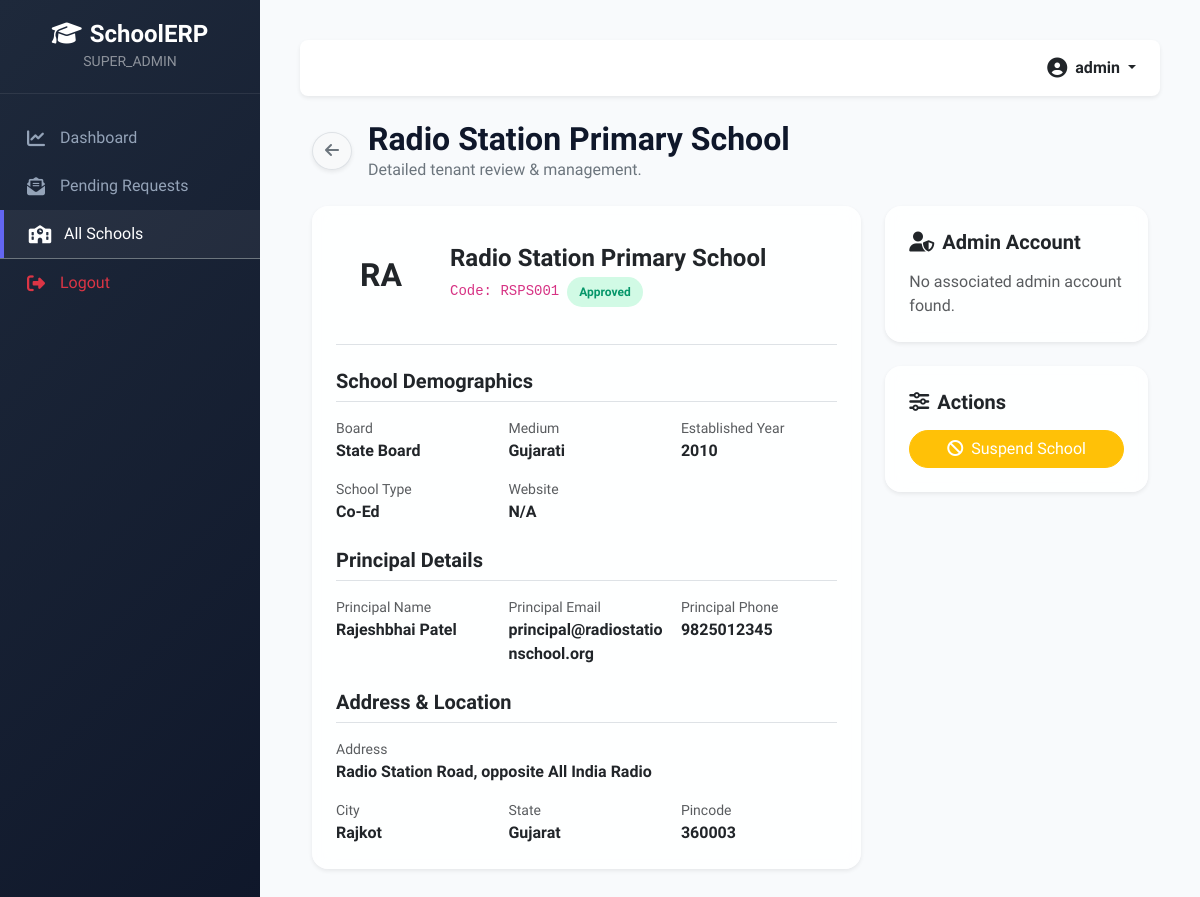
Screenshot of /admin/school-view.php?id=1 (signed in) with the database file from the repository.
### tables this page shows
CREATE TABLE IF NOT EXISTS `schools` (
  `id` INT AUTO_INCREMENT PRIMARY KEY,
  `school_name` VARCHAR(150) NOT NULL,
  `school_code` VARCHAR(50) NOT NULL UNIQUE,
  `email` VARCHAR(100) NOT NULL UNIQUE,
  `phone` VARCHAR(20) NOT NULL,
  `address` TEXT NOT NULL,
  `city` VARCHAR(50) NOT NULL,
  `state` VARCHAR(50) NOT NULL,
  `pincode` VARCHAR(10) NOT NULL,
  `website` VARCHAR(100) DEFAULT NULL,
  `logo` VARCHAR(255) DEFAULT NULL,
  `board` VARCHAR(50) NOT NULL,  
  `medium` VARCHAR(50) NOT NULL,
  `established_year` INT NOT NULL,
  `school_type` VARCHAR(50) NOT NULL,  
  `principal_name` VARCHAR(100) NOT NULL,
  `principal_email` VARCHAR(100) NOT NULL,
  `principal_phone` VARCHAR(20) NOT NULL,
  `status` ENUM('pending', 'approved', 'rejected', 'suspended') DEFAULT 'pending',
  `rejection_reason` TEXT DEFAULT NULL,
  `created_at` TIMESTAMP DEFAULT CURRENT_TIMESTAMP,
  `updated_at` TIMESTAMP DEFAULT CURRENT_TIMESTAMP ON UPDATE CURRENT_TIMESTAMP,
  INDEX (`status`),
  INDEX (`school_code`)
);

### admin/school-view.php (the view, shortened to what this page needs)
<?php
require_once __DIR__ . '/../includes/header.php';
$db = getDBConnection();
$school_id = intval($_GET['id'] ?? 0);
$stmt = $db->prepare("SELECT * FROM schools WHERE id = ?");
$stmt->execute([$school_id]);
$school = $stmt->fetch();
$stmtAdmin = $db->prepare("SELECT * FROM school_admins WHERE school_id = ?");
$stmtAdmin->execute([$school_id]);
$admin = $stmtAdmin->fetch();
?>
<div class="container-fluid">
    <div class="d-flex align-items-center gap-3 mb-4">
        <a href="schools.php" class="btn btn-light rounded-circle shadow-sm border"><i class="fa-solid fa-arrow-left text-secondary"></i></a>
        <div>
            <h2 class="fw-bold mb-0"><?= htmlspecialchars($school['school_name']) ?></h2>
            <p class="text-secondary mb-0">Detailed tenant review & management.</p>
        </div>
    </div>
    <div class="row g-4">
        <div class="col-lg-8">
            <div class="card border-0 shadow-sm p-4 mb-4 glass-card">
                <div class="d-flex align-items-center gap-4 border-bottom pb-4 mb-4">
                    <?php if (!empty($school['logo'])): ?>
                        <img src="<?= UPLOAD_URL ?>logos/<?= $school['logo'] ?>" alt="Logo" class="rounded-4 border shadow-sm" style="width: 90px; height: 90px; object-fit: cover;">
                    <?php else: ?>
                        <div class="bg-indigo bg-opacity-10 text-indigo rounded-4 d-flex align-items-center justify-content-center fw-bold" style="width: 90px; height: 90px; font-size: 32px;">
                            <?= strtoupper(substr($school['school_name'], 0, 2)) ?>
                        </div>
                    <?php endif; ?>
                    <div>
                        <h4 class="fw-bold mb-1"><?= htmlspecialchars($school['school_name']) ?></h4>
                        <div class="d-flex align-items-center gap-2">
                            <code>Code: <?= htmlspecialchars($school['school_code']) ?></code>
                            <span class="status-badge status-<?= $school['status'] ?>"><?= ucfirst($school['status']) ?></span>
                        </div>
                    </div>
                </div>
                <h5 class="fw-bold mb-3 text-indigo border-bottom pb-2">School Demographics</h5>
                <div class="row g-3 mb-4">
                    <div class="col-md-4">
                        <small class="text-muted d-block">Board</small>
                        <span class="fw-bold"><?= htmlspecialchars($school['board']) ?></span>
                    </div>
                    <div class="col-md-4">
                        <small class="text-muted d-block">Medium</small>
                        <span class="fw-bold"><?= htmlspecialchars($school['medium']) ?></span>
                    </div>
                    <div class="col-md-4">
                        <small class="text-muted d-block">Established Year</small>
                        <span class="fw-bold"><?= htmlspecialchars($school['established_year']) ?></span>
                    </div>
                    <div class="col-md-4">
                        <small class="text-muted d-block">School Type</small>
                        <span class="fw-bold"><?= htmlspecialchars($school['school_type']) ?></span>
                    </div>
                    <div class="col-md-8">
                        <small class="text-muted d-block">Website</small>
                        <span class="fw-bold"><?= $school['website'] ? '<a href="'.htmlspecialchars($school['website']).'" target="_blank">'.htmlspecialchars($school['website']).'</a>' : 'N/A' ?></span>
                    </div>
                </div>
                <h5 class="fw-bold mb-3 text-indigo border-bottom pb-2">Principal Details</h5>
                <div class="row g-3 mb-4">
                    <div class="col-md-4">
                        <small class="text-muted d-block">Principal Name</small>
                        <span class="fw-bold"><?= htmlspecialchars($school['principal_name']) ?></span>
                    </div>
                    <div class="col-md-4">
                        <small class="text-muted d-block">Principal Email</small>
                        <span class="fw-bold"><?= htmlspecialchars($school['principal_email']) ?></span>
                    </div>
                    <div class="col-md-4">
                        <small class="text-muted d-block">Principal Phone</small>
                        <span class="fw-bold"><?= htmlspecialchars($school['principal_phone']) ?></span>
                    </div>
                </div>
                <h5 class="fw-bold mb-3 text-indigo border-bottom pb-2">Address & Location</h5>
                <div class="row g-3">
                    <div class="col-12">
                        <small class="text-muted d-block">Address</small>
                        <span class="fw-bold"><?= htmlspecialchars($school['address']) ?></span>
                    </div>
                    <div class="col-md-4">
                        <small class="text-muted d-block">City</small>
                        <span class="fw-bold"><?= htmlspecialchars($school['city']) ?></span>
                    </div>
                    <div class="col-md-4">
                        <small class="text-muted d-block">State</small>
                        <span class="fw-bold"><?= htmlspecialchars($school['state']) ?></span>
                    </div>
                    <div class="col-md-4">
                        <small class="text-muted d-block">Pincode</small>
                        <span class="fw-bold"><?= htmlspecialchars($school['pincode']) ?></span>
                    </div>
                </div>
            </div>
        </div>
        <div class="col-lg-4">
            <div class="card border-0 shadow-sm p-4 mb-4 glass-card">
                <h5 class="fw-bold mb-3"><i class="fa-solid fa-user-shield text-indigo me-2"></i>Admin Account</h5>
                <?php if ($admin): ?>
                    <div class="mb-3">
                        <small class="text-muted d-block">Admin Username</small>
                        <span class="fw-bold"><code><?= htmlspecialchars($admin['username']) ?></code></span>
                    </div>
                    <div class="mb-3">
                        <small class="text-muted d-block">Admin Email</small>
                        <span class="fw-bold"><?= htmlspecialchars($admin['admin_email']) ?></span>
                    </div>
                    <div class="mb-3">
                        <small class="text-muted d-block">Admin Account Name</small>
                        <span class="fw-bold"><?= htmlspecialchars($admin['admin_name']) ?></span>
                    </div>
                <?php else: ?>
                    <div class="text-muted">No associated admin account found.</div>
                <?php endif; ?>
            </div>
            <div class="card border-0 shadow-sm p-4 glass-card">
                <h5 class="fw-bold mb-3"><i class="fa-solid fa-sliders text-indigo me-2"></i>Actions</h5>
                <div class="d-flex flex-column gap-3">
                    <?php if ($school['status'] === 'pending'): ?>
                        <form method="POST">
                            <?= getCSRFInput() ?>
                            <input type="hidden" name="action" value="approve">
                            <button type="submit" class="btn btn-success w-100 rounded-pill"><i class="fa-solid fa-check me-2"></i>Approve School</button>
                        </form>
                        <button class="btn btn-danger w-100 rounded-pill" data-bs-toggle="modal" data-bs-target="#rejectModal"><i class="fa-solid fa-xmark me-2"></i>Reject Registration</button>
                    <?php elseif ($school['status'] === 'approved'): ?>
                        <form method="POST">
                            <button type="submit" class="btn btn-warning w-100 rounded-pill text-white" onclick="return confirm('Suspend this school?')"><i class="fa-solid fa-ban me-2"></i>Suspend School</button>
                        </form>
                    <?php endif; ?>
                </div>
            </div>
        </div>
    </div>
</div>
<?php require_once __DIR__ . '/../includes/footer.php'; ?>

### includes/header.php (shortened to what this page needs)
<?php
require_once __DIR__ . '/sidebar.php';
?>
<!DOCTYPE html>
<html lang="en">
<head>
    <link href="https://cdn.jsdelivr.net/npm/bootstrap@5.3.0/dist/css/bootstrap.min.css" rel="stylesheet">
    <link rel="stylesheet" href="https://cdnjs.cloudflare.com/ajax/libs/font-awesome/6.4.0/css/all.min.css">
    <link rel="stylesheet" href="<?= BASE_URL ?>assets/css/style.css">
</head>
<body>
    <div class="dashboard-wrapper">
        <?php renderSidebar($activePage); ?>
        <div class="main-content">
            <nav class="navbar navbar-expand navbar-light bg-white rounded-3 shadow-sm mb-4 px-4 py-3">
                <div class="container-fluid p-0">
                    <div class="ms-auto d-flex align-items-center gap-3">
                        <div class="dropdown">
                            <a class="text-decoration-none text-dark fw-bold dropdown-toggle" href="#" role="button" data-bs-toggle="dropdown">
                                <i class="fa-solid fa-circle-user fa-lg me-1 text-indigo"></i>
                                <?= htmlspecialchars($_SESSION['username'] ?? 'User') ?>
                            </a>
                        </div>
                    </div>
                </div>
            </nav>

### includes/sidebar.php (shortened to what this page needs)
<?php
function renderSidebar($activePage) {
    $role = $_SESSION['role'] ?? '';
    echo '<div class="sidebar">';
    echo '<div class="brand text-center">';
    echo '<h4 class="fw-bold text-white mb-0"><i class="fa-solid fa-graduation-cap me-2"></i>' . htmlspecialchars(APP_NAME) . '</h4>';
    echo '<small class="text-white-50">' . htmlspecialchars($role) . '</small>';
    echo '</div>';
    echo '<ul class="nav flex-column">';
    if ($role === ROLE_SUPER_ADMIN) {
        $links = [
            'dashboard' => ['admin/dashboard.php', 'fa-solid fa-chart-line', 'Dashboard'],
            'requests' => ['admin/school-requests.php', 'fa-solid fa-envelope-open-text', 'Pending Requests'],
            'schools' => ['admin/schools.php', 'fa-solid fa-school', 'All Schools'],
        ];
        foreach ($links as $key => $val) {
            $activeClass = ($activePage === $key) ? 'active' : '';
            echo '<li class="nav-item">';
            echo '<a class="nav-link ' . $activeClass . '" href="' . BASE_URL . $val[0] . '">';
            echo '<i class="' . $val[1] . '"></i>' . $val[2];
            echo '</a>';
            echo '</li>';
        }
    }
    echo '<li class="nav-item mt-auto border-top border-secondary">';
    echo '<a class="nav-link text-danger" href="' . BASE_URL . 'auth/logout.php">';
    echo '<i class="fa-solid fa-right-from-bracket text-danger"></i>Logout';
    echo '</a>';
    echo '</li>';
    echo '</ul>';
    echo '</div>';
}

### includes/footer.php (shortened to what this page needs)
        </div>
    </div>
</body>
</html>

### assets/css/style.css (style rules this page uses)
:root { --primary-gradient: linear-gradient(135deg, #6366f1 0%, #4f46e5 100%); --secondary-gradient: linear-gradient(135deg, #3b82f6 0%, #1d4ed8 100%); --accent-gradient: linear-gradient(135deg, #ec4899 0%, #db2777 100%); --dark-gradient: linear-gradient(135deg, #1e293b 0%, #0f172a 100%); --bg-primary: #f8fafc; --bg-secondary: #ffffff; --bg-tertiary: #f1f5f9; --text-primary: #0f172a; --text-secondary: #475569; --text-muted: #94a3b8; --border-color: #e2e8f0; --shadow-sm: 0 1px 2px 0 rgb(0 0 0 / 0.05); --shadow-md: 0 4px 6px -1px rgb(0 0 0 / 0.1), 0 2px 4px -2px rgb(0 0 0 / 0.1); --shadow-lg: 0 10px 15px -3px rgb(0 0 0 / 0.1), 0 4px 6px -4px rgb(0 0 0 / 0.1); --shadow-indigo: 0 10px 15px -3px rgba(99, 102, 241, 0.2); --sidebar-width: 260px; --transition-speed: 0.3s; }
body { font-family: 'Plus Jakarta Sans', sans-serif; background-color: var(--bg-primary); color: var(--text-primary); overflow-x: hidden; }
.glass-card { background: rgba(255, 255, 255, 0.85); backdrop-filter: blur(10px); -webkit-backdrop-filter: blur(10px); border: 1px solid rgba(255, 255, 255, 0.5); box-shadow: var(--shadow-md); border-radius: 16px; transition: all var(--transition-speed) ease; }
.dashboard-wrapper { display: flex; min-height: 100vh; }
.sidebar { width: var(--sidebar-width); background: var(--dark-gradient); color: #94a3b8; position: fixed; top: 0; bottom: 0; left: 0; z-index: 1000; padding: 20px 0; transition: all var(--transition-speed) ease; display: flex; flex-direction: column; overflow-y: auto; }
.sidebar .brand { padding: 0 24px 20px 24px; border-bottom: 1px solid rgba(255,255,255,0.08); margin-bottom: 20px; }
.sidebar .nav-link { color: #94a3b8; padding: 12px 24px; display: flex; align-items: center; gap: 12px; font-weight: 500; border-radius: 0; transition: all 0.2s ease; }
.sidebar .nav-link:hover, .sidebar .nav-link.active { color: white; background: rgba(255,255,255,0.05); border-left: 4px solid #6366f1; }
.sidebar .nav-link i { font-size: 18px; width: 24px; text-align: center; }
.main-content { margin-left: var(--sidebar-width); flex-grow: 1; padding: 40px; min-width: 0; transition: all var(--transition-speed) ease; }
.status-badge { padding: 6px 12px; border-radius: 20px; font-weight: 600; font-size: 12px; }
.status-approved { background: #d1fae5; color: #059669; }

### rows the page displays
schools: school_name "Radio Station Primary School", school_name "RA", school_code "RSPS001", status "Approved", board "State Board", medium "Gujarati", established_year "2010", school_type "Co-Ed", principal_name "Rajeshbhai Patel", principal_email "principal@radiostationschool.org", principal_phone "9825012345", address "Radio Station Road, opposite All India Radio", city "Rajkot", state "Gujarat", pincode "360003"

### other values shown
APP_NAME "SchoolERP"
$role "SUPER_ADMIN"
$val[2] "Dashboard"
$val[2] "Pending Requests"
$val[2] "All Schools"
$_SESSION['username'] "admin"
